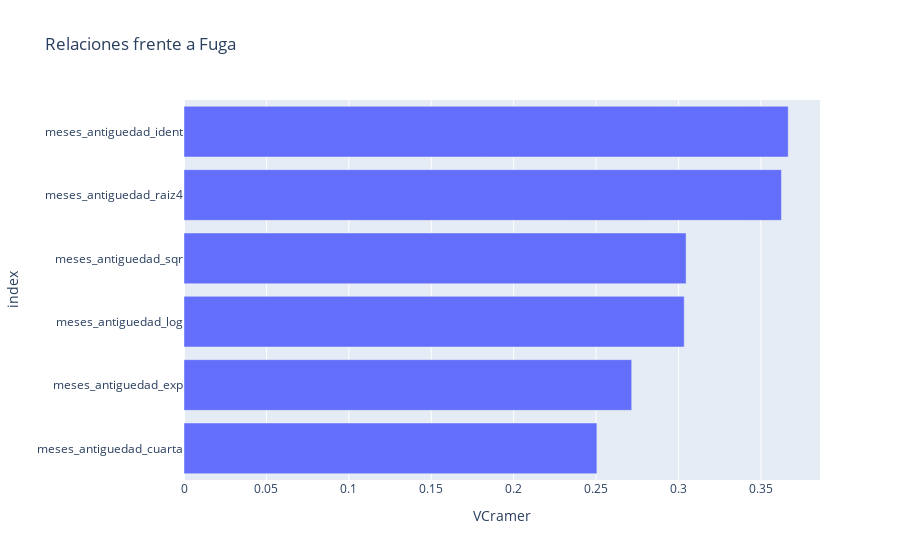
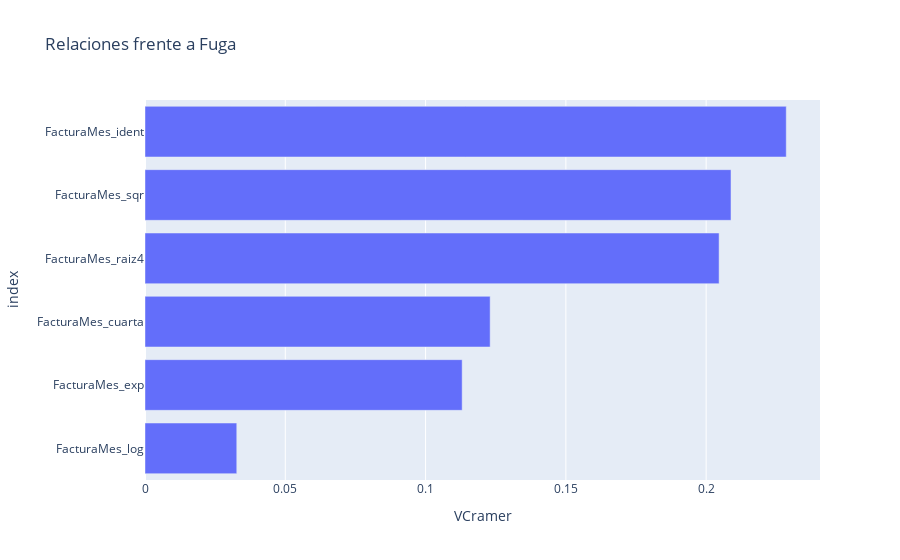
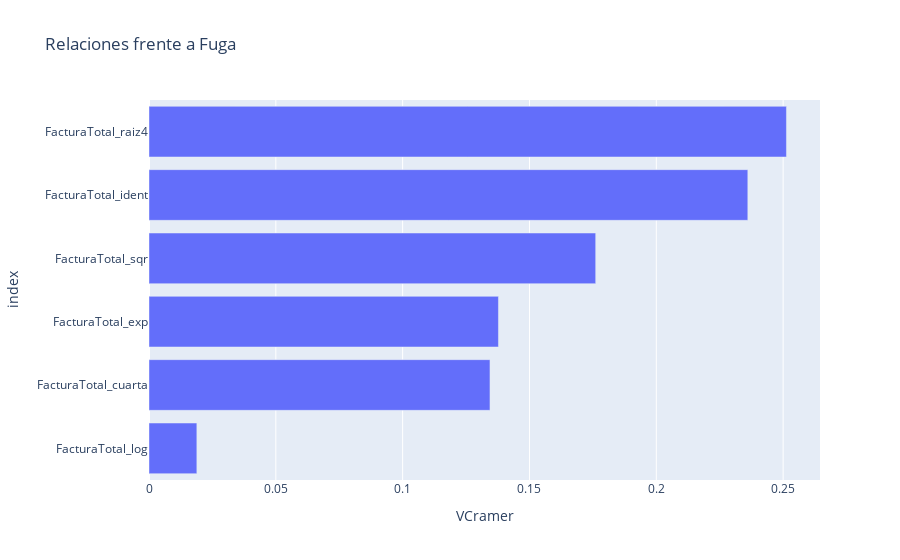
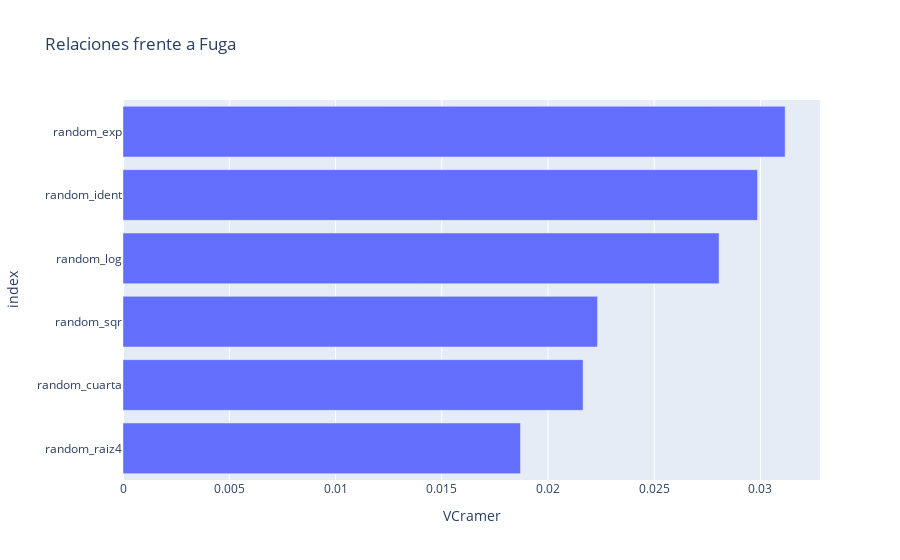

The notebook cell saved with these charts, in order:
### Markdown cell above
Las variables de ruido tienen muy baja asociación con la variable objetivo, tal como la variable missing_count que mide los NAs por fila. Buena señal para nosotros.

Podemos observar además las variables que más y menos se asocian con la objetivo

### Code cell
df_transformaciones_nombre = df_fuga_train.select_dtypes(include = np.number).apply(lambda x: NuestrasFunciones.mejorTransf(x,Y_train, tipo='cramer', name = True, graf = True))

### Figure 1 — Plotly figure (JSON) as saved in the notebook; plotly's stock layout.template omitted (floating-point values rounded to 4 significant figures)
{"data": [{"alignmentgroup": "True", "hovertemplate": "VCramer=%{x}<br>index=%{y}<extra></extra>", "legendgroup": "", "marker": {"color": "#636efa", "pattern": {"shape": ""}}, "name": "", "offsetgroup": "", "orientation": "h", "showlegend": false, "textposition": "auto", "type": "bar", "x": [0.3666, 0.3035, 0.2716, 0.3046, 0.2505, 0.3625], "xaxis": "x", "y": ["meses_antiguedad_ident", "meses_antiguedad_log", "meses_antiguedad_exp", "meses_antiguedad_sqr", "meses_antiguedad_cuarta", "meses_antiguedad_raiz4"], "yaxis": "y"}], "layout": {"autosize": true, "barmode": "relative", "legend": {"tracegroupgap": 0}, "title": {"text": "Relaciones frente a Fuga"}, "xaxis": {"anchor": "y", "autorange": true, "domain": [0, 1], "range": [0, 0.3859], "title": {"text": "VCramer"}, "type": "linear"}, "yaxis": {"anchor": "x", "autorange": true, "categoryorder": "total ascending", "domain": [0, 1], "range": [-0.5, 5.5], "title": {"text": "index"}, "type": "category"}}}

### Figure 2 — Plotly figure (JSON) as saved in the notebook; plotly's stock layout.template omitted (floating-point values rounded to 4 significant figures)
{"data": [{"alignmentgroup": "True", "hovertemplate": "VCramer=%{x}<br>index=%{y}<extra></extra>", "legendgroup": "", "marker": {"color": "#636efa", "pattern": {"shape": ""}}, "name": "", "offsetgroup": "", "orientation": "h", "showlegend": false, "textposition": "auto", "type": "bar", "x": [0.2285, 0.03271, 0.113, 0.2089, 0.123, 0.2046], "xaxis": "x", "y": ["FacturaMes_ident", "FacturaMes_log", "FacturaMes_exp", "FacturaMes_sqr", "FacturaMes_cuarta", "FacturaMes_raiz4"], "yaxis": "y"}], "layout": {"autosize": true, "barmode": "relative", "legend": {"tracegroupgap": 0}, "title": {"text": "Relaciones frente a Fuga"}, "xaxis": {"anchor": "y", "autorange": true, "domain": [0, 1], "range": [0, 0.2406], "title": {"text": "VCramer"}, "type": "linear"}, "yaxis": {"anchor": "x", "autorange": true, "categoryorder": "total ascending", "domain": [0, 1], "range": [-0.5, 5.5], "title": {"text": "index"}, "type": "category"}}}

### Figure 3 — Plotly figure (JSON) as saved in the notebook; plotly's stock layout.template omitted (floating-point values rounded to 4 significant figures)
{"data": [{"alignmentgroup": "True", "hovertemplate": "VCramer=%{x}<br>index=%{y}<extra></extra>", "legendgroup": "", "marker": {"color": "#636efa", "pattern": {"shape": ""}}, "name": "", "offsetgroup": "", "orientation": "h", "showlegend": false, "textposition": "auto", "type": "bar", "x": [0.2361, 0.01887, 0.1378, 0.1761, 0.1344, 0.2513], "xaxis": "x", "y": ["FacturaTotal_ident", "FacturaTotal_log", "FacturaTotal_exp", "FacturaTotal_sqr", "FacturaTotal_cuarta", "FacturaTotal_raiz4"], "yaxis": "y"}], "layout": {"autosize": true, "barmode": "relative", "legend": {"tracegroupgap": 0}, "title": {"text": "Relaciones frente a Fuga"}, "xaxis": {"anchor": "y", "autorange": true, "domain": [0, 1], "range": [0, 0.2645], "title": {"text": "VCramer"}, "type": "linear"}, "yaxis": {"anchor": "x", "autorange": true, "categoryorder": "total ascending", "domain": [0, 1], "range": [-0.5, 5.5], "title": {"text": "index"}, "type": "category"}}}

### Figure 4 — Plotly figure (JSON) as saved in the notebook; plotly's stock layout.template omitted (floating-point values rounded to 4 significant figures)
{"data": [{"alignmentgroup": "True", "hovertemplate": "VCramer=%{x}<br>index=%{y}<extra></extra>", "legendgroup": "", "marker": {"color": "#636efa", "pattern": {"shape": ""}}, "name": "", "offsetgroup": "", "orientation": "h", "showlegend": false, "textposition": "auto", "type": "bar", "x": [0.02986, 0.02805, 0.03116, 0.02233, 0.02165, 0.01871], "xaxis": "x", "y": ["random_ident", "random_log", "random_exp", "random_sqr", "random_cuarta", "random_raiz4"], "yaxis": "y"}], "layout": {"autosize": true, "barmode": "relative", "legend": {"tracegroupgap": 0}, "title": {"text": "Relaciones frente a Fuga"}, "xaxis": {"anchor": "y", "autorange": true, "domain": [0, 1], "range": [0, 0.0328], "title": {"text": "VCramer"}, "type": "linear"}, "yaxis": {"anchor": "x", "autorange": true, "categoryorder": "total ascending", "domain": [0, 1], "range": [-0.5, 5.5], "title": {"text": "index"}, "type": "category"}}}
